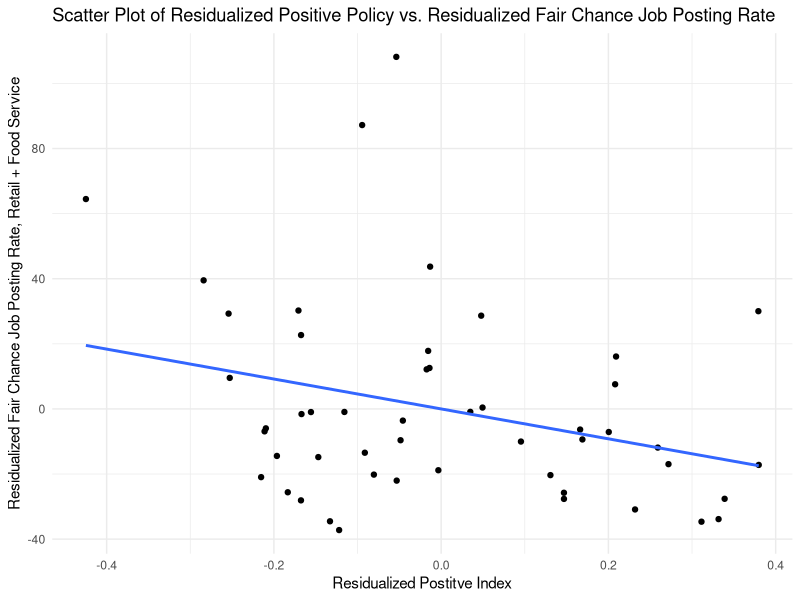
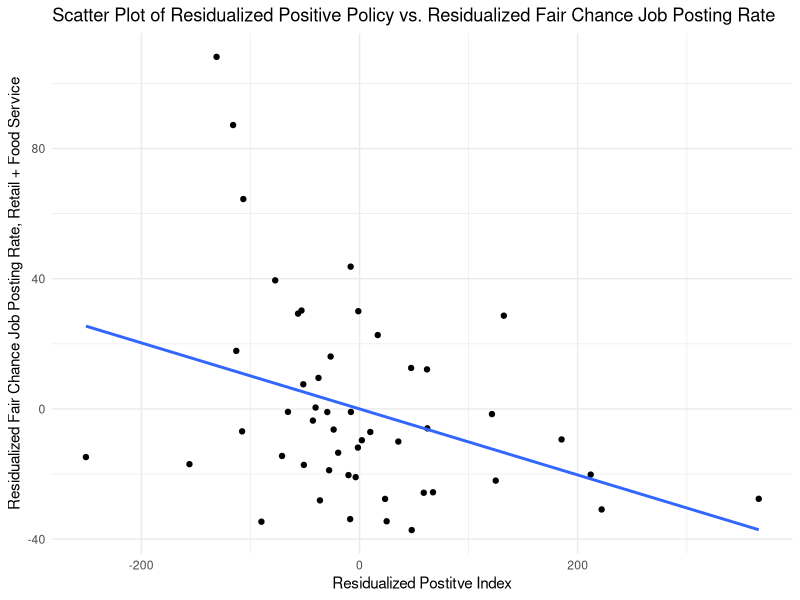

Recreate these plots in R, in order.
## ---- chunk 1

library(ggplot2)

# Set parameter to overwrite plots
overwrite_plots = FALSE

# Read in data: get 
pol_indices <- read.csv("regression.csv")
employment_data <- read.csv("wide_complete_industry.csv")
control_data <- read.csv("control_indices.csv")
employ_z_scores <- read.csv("employment_z_scores.csv")
indiv_pol_data <- read.csv("../Policy/PositiveIndex.csv")
indiv_pol_data <- indiv_pol_data[1:50, ]

## ---- chunk 2
# Run a linear model for fair_chance_rate vs the 5 types of control_data
lm_fairchance_controls <- lm(employment_data$avg_retail ~ control_data$macroeconomy + control_data$socioeconomics + control_data$politics + control_data$diversity + employ_z_scores$rtrade_employment_z)

# Save the residuals of the model to employment_data$fair_chance_rate_residuals
employment_data$retail_residuals <- residuals(lm_fairchance_controls)

# Print the summary of the linear model
summary(lm_fairchance_controls)

# Run a linear model for the total positive index vs the 5 types of control_data
lm_model_pos_index <- lm(pol_indices$tot_pos_index ~ control_data$macroeconomy + control_data$socioeconomics + control_data$politics + control_data$diversity + employ_z_scores$rtrade_employment_z)

# Save the residuals of the model to regression_data$tot_pos_index_residuals
pol_indices$pos_index_residuals <- residuals(lm_model_pos_index)

# Print the summary of the linear model
summary(lm_model_pos_index)

## ---- chunk 3
# Scatter plot of residualized positive policy vs. residualized fair chance job posting rate
plot_residual_pos_vs_fairchance <- ggplot(data = data.frame(y = employment_data$retail_residuals, x = pol_indices$pos_index_residuals)) +
  geom_point(aes(x = x, y = y)) +
  geom_smooth(aes(x = x, y = y), method="lm", se=FALSE)+
  labs(
    title = "Scatter Plot of Residualized Positive Policy vs. Residualized Fair Chance Job Posting Rate",
    y = "Residualized Fair Chance Job Posting Rate, Retail + Food Service",
    x = "Residualized Postitve Index"
  ) +
  theme_minimal()
if (overwrite_plots) {
  pdf("plot_residual_pos_vs_fairchance.pdf")
  print(plot_residual_pos_vs_fairchance)
  dev.off()
}
print(plot_residual_pos_vs_fairchance)
## ---- chunk 4
# Create binary variables for "above or below average" for each measure (Positive Policy Index)
policy_above_avg_pos <- ifelse(pol_indices$pos_index_residuals > 0, "Above Avg", "Below Avg")
employment_above_avg <- ifelse(employment_data$retail_residuals > 0, "Above Avg", "Below Avg")

# Create a contingency table based on the two categorical variables (Positive Policy Index)
contingency_table_pos <- table(policy_above_avg_pos, employment_above_avg)

# Print the contingency table (Positive Policy Index)
print(contingency_table_pos)

# Run the chi-square test of independence (Positive Policy Index)
chi_squared_result_pos <- chisq.test(contingency_table_pos)

# Print the test result (Positive Policy Index)
print(chi_squared_result_pos)
## ---- chunk 5

# Run a linear model for the total positive index vs the 5 types of control_data
lm_model_neg_index <- lm(pol_indices$neg_combo_index ~ control_data$macroeconomy + control_data$socioeconomics + control_data$politics + control_data$diversity + employ_z_scores$rtrade_employment_z)

# Save the residuals of the model to regression_data$tot_pos_index_residuals
pol_indices$neg_index_residuals <- residuals(lm_model_neg_index)

# Print the summary of the linear model
summary(lm_model_neg_index)

## ---- chunk 6
# Scatter plot of residualized positive policy vs. residualized fair chance job posting rate
plot_residual_neg_vs_fairchance <- ggplot(data = data.frame(y = employment_data$retail_residuals, x = pol_indices$neg_index_residuals)) +
  geom_point(aes(x = x, y = y)) +
  geom_smooth(aes(x = x, y = y), method="lm", se=FALSE)+
  labs(
    title = "Scatter Plot of Residualized Positive Policy vs. Residualized Fair Chance Job Posting Rate",
    y = "Residualized Fair Chance Job Posting Rate, Retail + Food Service",
    x = "Residualized Postitve Index"
  ) +
  theme_minimal()
if (overwrite_plots) {
  pdf("plot_residual_neg_vs_fairchance.pdf")
  print(plot_residual_neg_vs_fairchance)
  dev.off()
}
print(plot_residual_neg_vs_fairchance)
## ---- chunk 7
# Create binary variables for "above or below average" for each measure (Positive Policy Index)
policy_above_avg_neg <- ifelse(pol_indices$neg_index_residuals > 0, "Above Avg", "Below Avg")
employment_above_avg <- ifelse(employment_data$retail_residuals > 0, "Above Avg", "Below Avg")

# Create a contingency table based on the two categorical variables (Positive Policy Index)
contingency_table_neg <- table(policy_above_avg_neg, employment_above_avg)

# Print the contingency table (Positive Policy Index)
print(contingency_table_neg)

# Run the chi-square test of independence (Positive Policy Index)
chi_squared_result_neg <- chisq.test(contingency_table_pos)

# Print the test result (Positive Policy Index)
print(chi_squared_result_neg)
